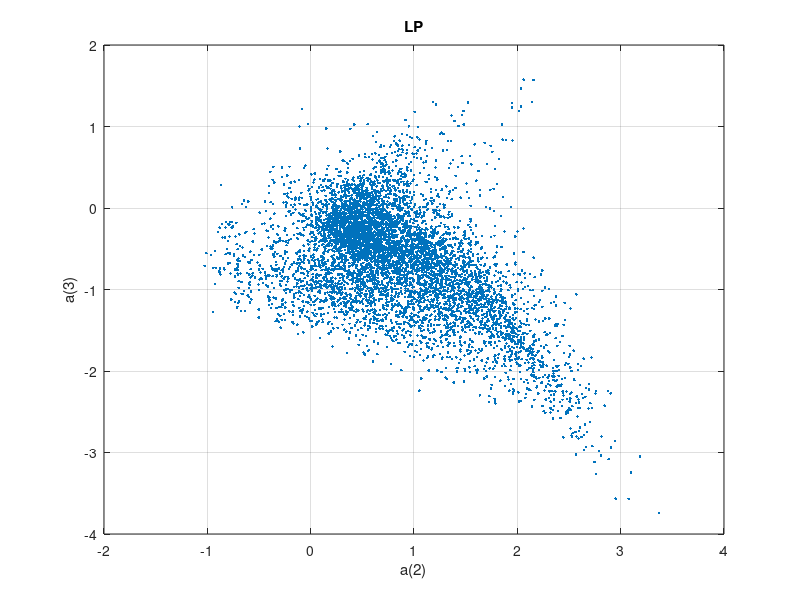
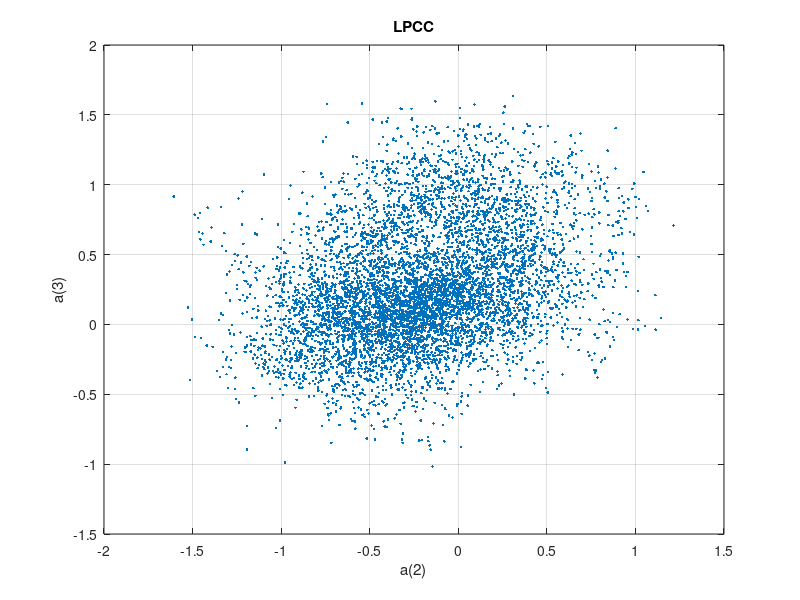
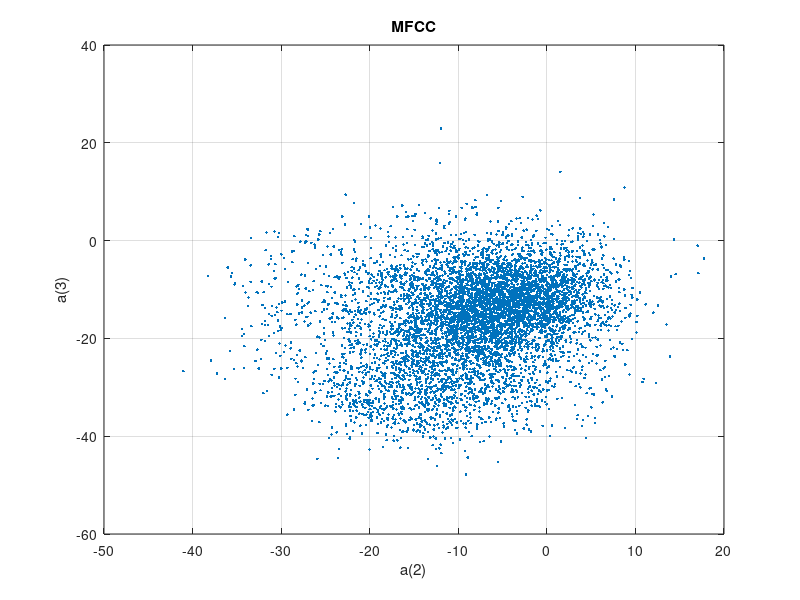

Source code (MATLAB) for these figures, in order:
graph_lp = importdata('lp.txt');
plot(graph_lp(:,1),graph_lp(:,2),'.')
grid on
xlabel('a(2)'), ylabel('a(3)'), title('LP')

graph_lpcc = importdata('lpcc.txt');
figure
plot(graph_lpcc(:,1),graph_lpcc(:,2),'.')
grid on
xlabel('a(2)'), ylabel('a(3)'), title('LPCC')

graph_mfcc = importdata('mfcc.txt');
figure
plot(graph_mfcc(:,1),graph_mfcc(:,2),'.')
grid on
xlabel('a(2)'), ylabel('a(3)'), title('MFCC')